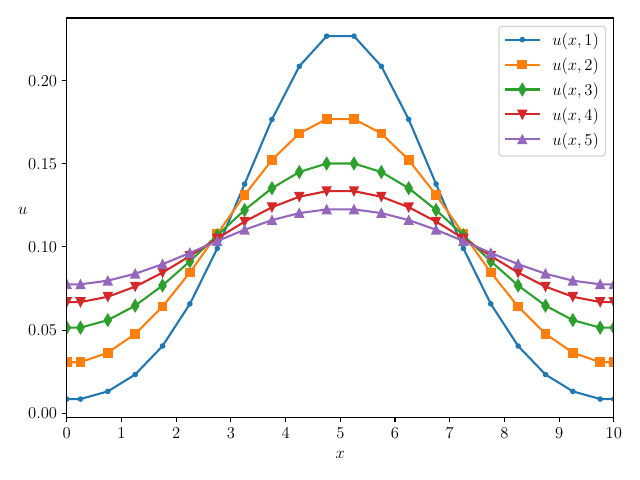

Recreate this plot in Python.
from matplotlib import pyplot
import numpy


pyplot.rcParams["text.usetex"] = True
pyplot.rcParams["font.size"] = 12


def readfile(path):
    with open(path, 'r') as f:
        lines = f.read().splitlines()
        
    ts, us = [], []
    for line in lines:
        t, *u = line.split()
        ts.append(float(t))
        us.append(list(map(float, u)))
        
    return ts, us


if __name__ == '__main__':
    ts, us = readfile('2.txt')
    
    x = numpy.concatenate([numpy.array([0]), numpy.arange(0.25, 10, 0.5), numpy.array([10])])
    pyplot.plot(x, us[100], label='$u(x, 1)$', marker='.')
    pyplot.plot(x, us[200], label='$u(x, 2)$', marker='s')
    pyplot.plot(x, us[300], label='$u(x, 3)$', marker='d')
    pyplot.plot(x, us[400], label='$u(x, 4)$', marker='v')
    pyplot.plot(x, us[500], label='$u(x, 5)$', marker='^')
    
    pyplot.xlim(0, 10)
    pyplot.xticks([0, 1, 2, 3, 4, 5, 6, 7, 8, 9, 10])
    
    pyplot.xlabel('$x$')
    pyplot.ylabel('$u$', rotation=0)
    
    pyplot.tight_layout()
    pyplot.legend()
    pyplot.savefig('2.pdf')
